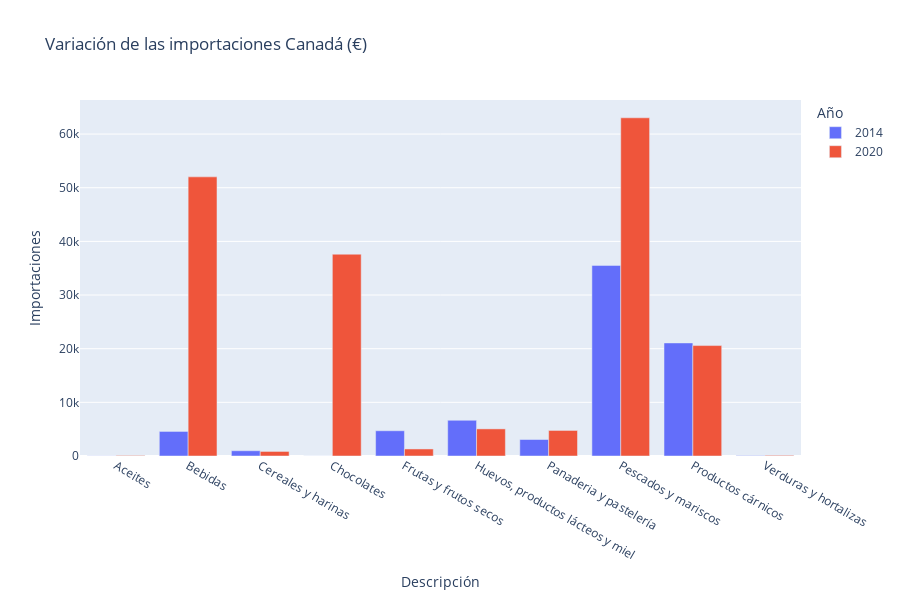

Here is the notebook cell this chart was saved with:
### Code cell
importaciones_total (df_canada1,"Canadá")

### Figure 1 — Plotly figure (JSON) as saved in the notebook; plotly's stock layout.template omitted (floating-point values rounded to 4 significant figures)
{"data": [{"alignmentgroup": "True", "hovertemplate": "Año=2014<br>Descripción=%{x}<br>Importaciones=%{y}<extra></extra>", "legendgroup": "2014", "marker": {"color": "#636efa"}, "name": "2014", "offsetgroup": "2014", "orientation": "v", "showlegend": true, "textposition": "auto", "type": "bar", "x": ["Aceites", "Bebidas", "Cereales y harinas", "Chocolates", "Frutas y frutos secos", "Huevos, productos lácteos y miel", "Panaderia y pastelería", "Pescados y mariscos", "Productos cárnicos", "Verduras y hortalizas"], "xaxis": "x", "y": [24.51, 4578.0, 980.5, 9.96, 4706.0, 6656.0, 3075.0, 35520.0, 21070.0, 64.76], "yaxis": "y"}, {"alignmentgroup": "True", "hovertemplate": "Año=2020<br>Descripción=%{x}<br>Importaciones=%{y}<extra></extra>", "legendgroup": "2020", "marker": {"color": "#EF553B"}, "name": "2020", "offsetgroup": "2020", "orientation": "v", "showlegend": true, "textposition": "auto", "type": "bar", "x": ["Aceites", "Bebidas", "Cereales y harinas", "Chocolates", "Frutas y frutos secos", "Huevos, productos lácteos y miel", "Panaderia y pastelería", "Pescados y mariscos", "Productos cárnicos", "Verduras y hortalizas"], "xaxis": "x", "y": [96.12, 52020.0, 850.0, 37612, 1312.0, 5053.0, 4762.0, 63030.0, 20580.0, 120.8], "yaxis": "y"}], "layout": {"barmode": "group", "height": 600, "legend": {"title": {"text": "Año"}, "tracegroupgap": 0}, "title": {"text": "Variación de las importaciones Canadá (€)"}, "xaxis": {"anchor": "y", "domain": [0, 1], "title": {"text": "Descripción"}}, "yaxis": {"anchor": "x", "domain": [0, 1], "title": {"text": "Importaciones"}}}}
